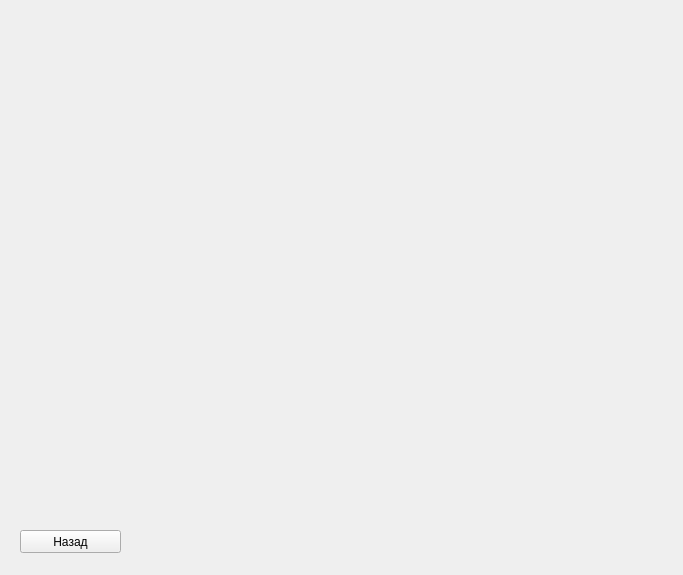
<?xml version="1.0" encoding="UTF-8"?>
<ui version="4.0">
 <class>MainWindow</class>
 <widget class="QMainWindow" name="MainWindow">
  <property name="geometry">
   <rect>
    <x>0</x>
    <y>0</y>
    <width>683</width>
    <height>575</height>
   </rect>
  </property>
  <property name="windowTitle">
   <string>MainWindow</string>
  </property>
  <widget class="QWidget" name="centralwidget">
   <widget class="QPushButton" name="return_back">
    <property name="geometry">
     <rect>
      <x>20</x>
      <y>530</y>
      <width>101</width>
      <height>23</height>
     </rect>
    </property>
    <property name="text">
     <string>Назад</string>
    </property>
    <attribute name="buttonGroup">
     <string notr="true">DinoGroup</string>
    </attribute>
   </widget>
   <widget class="QLabel" name="title">
    <property name="geometry">
     <rect>
      <x>210</x>
      <y>10</y>
      <width>281</width>
      <height>31</height>
     </rect>
    </property>
    <property name="text">
     <string>&lt;html&gt;&lt;head/&gt;&lt;body&gt;&lt;p&gt;&lt;br/&gt;&lt;/p&gt;&lt;/body&gt;&lt;/html&gt;</string>
    </property>
   </widget>
   <widget class="QWidget" name="horizontalLayoutWidget">
    <property name="geometry">
     <rect>
      <x>250</x>
      <y>289</y>
      <width>271</width>
      <height>131</height>
     </rect>
    </property>
    <layout class="QHBoxLayout" name="creatures"/>
   </widget>
   <widget class="QWidget" name="gridLayoutWidget">
    <property name="geometry">
     <rect>
      <x>40</x>
      <y>40</y>
      <width>291</width>
      <height>221</height>
     </rect>
    </property>
    <layout class="QGridLayout" name="gridLayout"/>
   </widget>
  </widget>
 </widget>
 <resources/>
 <connections/>
 <buttongroups>
  <buttongroup name="DinoGroup"/>
 </buttongroups>
</ui>
